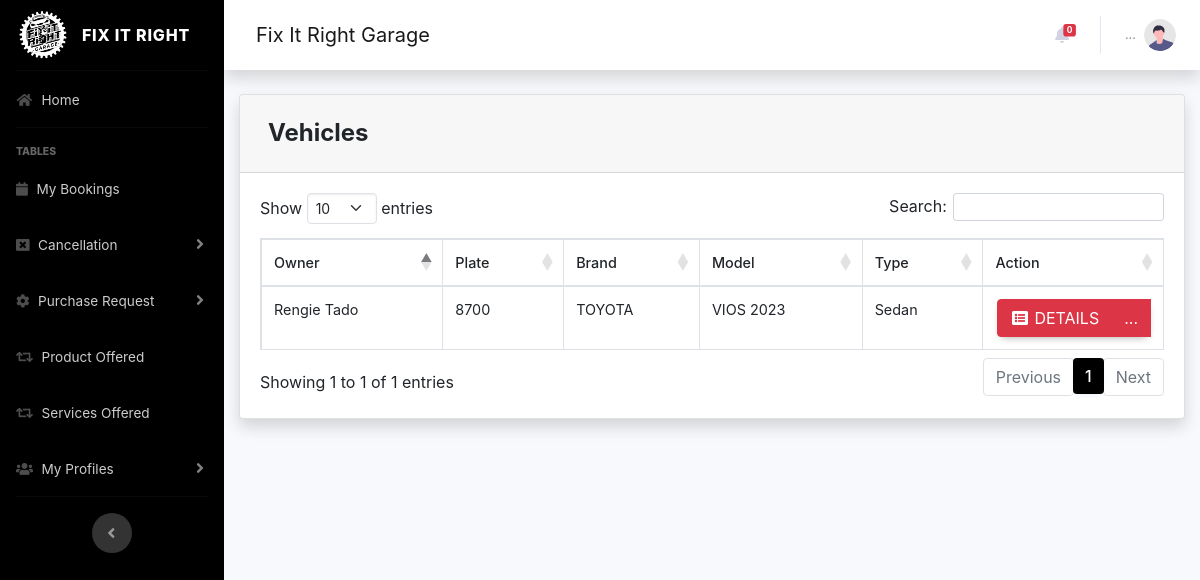
Page /pages/client/vehicle.php (signed in) on the committed database.
### tables this page shows
CREATE TABLE `cardata` (
  `id` int(11) NOT NULL,
  `username` varchar(64) NOT NULL,
  `useremail` varchar(128) NOT NULL,
  `userphone` varchar(24) NOT NULL,
  `plateid` int(64) NOT NULL,
  `carbrand` varchar(255) NOT NULL,
  `carmodel` varchar(255) NOT NULL,
  `carmanufacturer` varchar(255) NOT NULL,
  `dt` timestamp NOT NULL DEFAULT current_timestamp(),
  `cartype` varchar(255) NOT NULL,
  `carserialnumber` varchar(255) NOT NULL
);

CREATE TABLE `users` (
  `id` int(11) NOT NULL,
  `username` varchar(255) NOT NULL,
  `firstname` varchar(255) NOT NULL,
  `lastname` varchar(255) NOT NULL,
  `phone` varchar(255) NOT NULL,
  `email` varchar(255) NOT NULL,
  `useremail` varchar(255) NOT NULL,
  `password` varchar(255) NOT NULL,
  `userage` int(64) NOT NULL,
  `usergender` varchar(255) NOT NULL,
  `userbirthdate` date DEFAULT NULL,
  `userprovince` varchar(255) NOT NULL,
  `usercity` varchar(255) NOT NULL,
  `user_type` varchar(255) NOT NULL
);

### pages/client/vehicle.php (the view, shortened to what this page needs)
<?php
  include 'process/session.php';
$sqlquery = "SELECT * FROM users WHERE id = $tempcode;";
     $result= $con->query($sqlquery);
     while($row = $result->fetch_assoc()) {
        $temp_type = $row['user_type'];
    }
?>
<!doctype html>
<html lang="en-US">
<head>
</head>
<body>
     <?php
    if ($temp_type == "admin") { ?>
          <div class="card shadow mb-4">
            <div class="card-header py-3">
              <h4 class="m-2 font-weight-bold ">Vehicles&nbsp;</h4>
            </div>
            <div class="card-body">
              <div class="table-responsive">
                 <table class="table table-bordered" id="dataTable" width="100%" cellspacing="0">
                  <thead>
                        <tr>
                          <th>Owner</th>
                          <th>Plate</th>
                          <th>Brand</th>
                          <th>Model</th>
                          <th>Type</th>
                          <th width="20%">Action</th>
                        </tr>
                     </thead>
                    <tbody>
                <?php
                        $query = 'SELECT * FROM cardata JOIN users on cardata.plateid = users.id';
                        $result = mysqli_query($con, $query) or die (mysqli_error($db));
                        while ($row = mysqli_fetch_assoc($result)) {
                            $fn = $row['firstname'];
                            $ln = $row['lastname'];
                            $full = $fn . ' ' . $ln;
                        echo '<tr>';
                        echo "<td>".$full."</td>";
                        echo '<td>'. $row['userphone'].'</td>';
                        echo '<td>'. $row['carbrand'].'</td>';
                        echo '<td>'. $row['carmodel'].'</td>';
                        echo '<td>'. $row['cartype'].'</td>';
                      echo '<td align="right"> <div class="btn-group">
                              <a type="button" class="btn btn-danger" href="view/vehicle_details.php?editId='.$row['plateid'] . '"><i class="fas fa-fw fa-list-alt"></i> Details</a>
                            <div class="btn-group">
                              <a type="button" class="btn btn-danger dropdown no-arrow" data-toggle="dropdown" style="color:white;">
                              ... <span class="caret"></span></a>
                            <ul class="dropdown-menu text-center" role="menu">
                                <li>
                                 </a>
                                    <a type="button" class="btn btn-dark btn-block" style="border-radius: 0px;" href="view/vehicle_transaction_details.php?editId='.$row['id']. '">
                                    <i class="fas fa-fw fa-car"></i> Transactions
                                  </a>
                                  <a type="button" class="btn btn-dark btn-block" style="border-radius: 0px;" href="update/vehicle_edit.php?editId='.$row['id']. '">
                                    <i class="fas fa-fw fa-edit"></i> Edit
                                  </a>
                                   <a type="button" class="btn btn-danger bg-gradient-btn-danger btn-block" style="border-radius: 0px;" href="process/process.php?deletecustomer='.$row['id']. '">
                                    <i class="fas fa-fw fa-trash"></i> Delete
                                  </a>
                                </li>
                            </ul>
                            </div>
                          </div> </td>';
                        echo '</tr> ';
                        }
                    ?>
                    </tbody>
                </table>
                            </div>
            </div>
          </div>
       <?php } else { ?>
          <div class="card shadow mb-4">
            <div class="card-header py-3">
              <h4 class="m-2 font-weight-bold">Vehicles&nbsp;</h4>
            </div>
            <div class="card-body">
              <div class="table-responsive">
                 <table class="table table-bordered" id="dataTable" width="100%" cellspacing="0">
                  <thead>
                        <tr>
                          <th>Owner</th>
                          <th>Plate</th>
                          <th>Brand</th>
                          <th>Model</th>
                          <th>Type</th>
                          <th width="20%">Action</th>
                        </tr>
                     </thead>
                    <tbody>
                <?php
                        $query = "SELECT * FROM cardata JOIN users on cardata.plateid = users.id WHERE plateid = '$tempcode';";
                        $result = mysqli_query($con, $query) or die (mysqli_error($db));
                        while ($row = mysqli_fetch_assoc($result)) {
                            $fn = $row['firstname'];
                            $ln = $row['lastname'];
                            $full = $fn . ' ' . $ln;
                        echo '<tr>';
                        echo "<td>".$full."</td>";
                        echo '<td>'. $row['userphone'].'</td>';
                        echo '<td>'. $row['carbrand'].'</td>';
                        echo '<td>'. $row['carmodel'].'</td>';
                        echo '<td>'. $row['cartype'].'</td>';
                      echo '<td align="right"> <div class="btn-group">
                              <a type="button" class="btn btn-danger" href="view/vehicle_details.php?editId='.$row['plateid'] . '"><i class="fas fa-fw fa-list-alt"></i> Details</a>
                            <div class="btn-group">
                              <a type="button" class="btn btn-danger dropdown no-arrow" data-toggle="dropdown" style="color:white;">
                              ... <span class="caret"></span></a>
                            <ul class="dropdown-menu text-center" role="menu">
                                <li>
                                 </a>
                                    <a type="button" class="btn btn-warning bg-gradient-success btn-block" style="border-radius: 0px;" href="view/vehicle_transaction_details.php?editId='.$row['id']. '">
                                    <i class="fas fa-fw fa-car"></i> Transactions
                                  </a>
                                  <a type="button" class="btn btn-warning bg-gradient-warning btn-block" style="border-radius: 0px;" href="customer_edit.php?editId='.$row['id']. '">
                                    <i class="fas fa-fw fa-edit"></i> Edit
                                  </a>
                                   <a type="button" class="btn btn-danger bg-gradient-btn-danger btn-block" style="border-radius: 0px;" href="process/process.php?deletecustomer='.$row['id']. '">
                                    <i class="fas fa-fw fa-trash"></i> Delete
                                  </a>
                                </li>
                            </ul>
                            </div>
                          </div> </td>';
                        echo '</tr> ';
                        }
                    ?>
                    </tbody>
                </table>
                            </div>
            </div>
          </div>
        <?php } ?>
  </body>
  </html>
<?php
include ('footer.php');
 ?>

### pages/client/css/all.css (style rules this page uses)
.fa, .fas, .far, .fal, .fad, .fab { -moz-osx-font-smoothing: grayscale; -webkit-font-smoothing: antialiased; display: inline-block; font-style: normal; font-variant: normal; text-rendering: auto; line-height: 1; }
.fa-fw { text-align: center; width: 1.25em; }
.fa-list-alt:before { content: "\f022"; }
.fa, .fas { font-family: 'Font Awesome 5 Free'; font-weight: 900; }

### pages/client/footer.php (style rules this page uses)
body { font-family: 'Poppins', sans-serif; }

### rows in the picture
cardata: users.firstname+lastname "Rengie Tado", userphone "8700", carbrand "TOYOTA", carmodel "VIOS 2023", cartype "Sedan"

### other values in the picture
$nummy2 "0"
